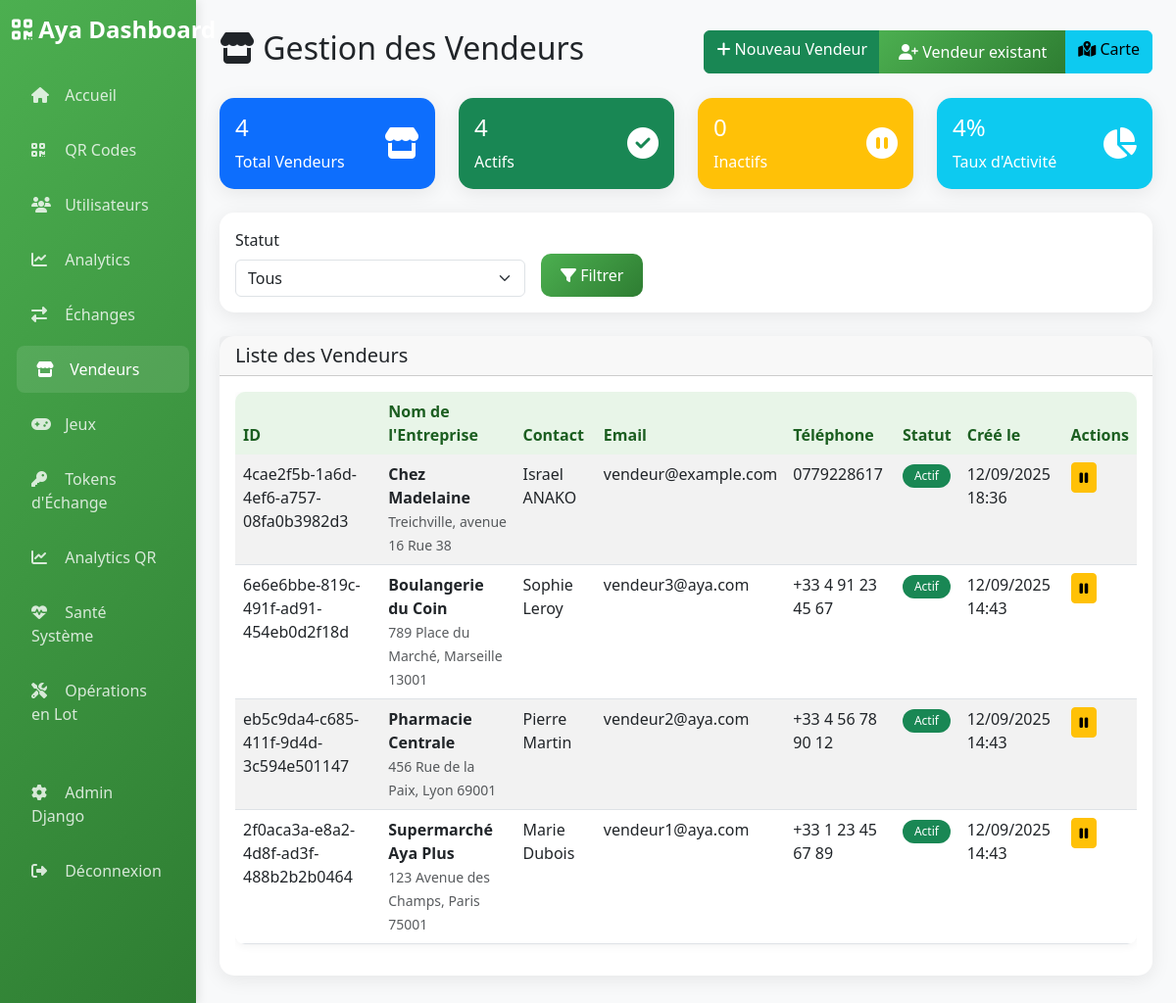
/dashboard/vendors/ (signed in), run on an earlier commit of the app's database.
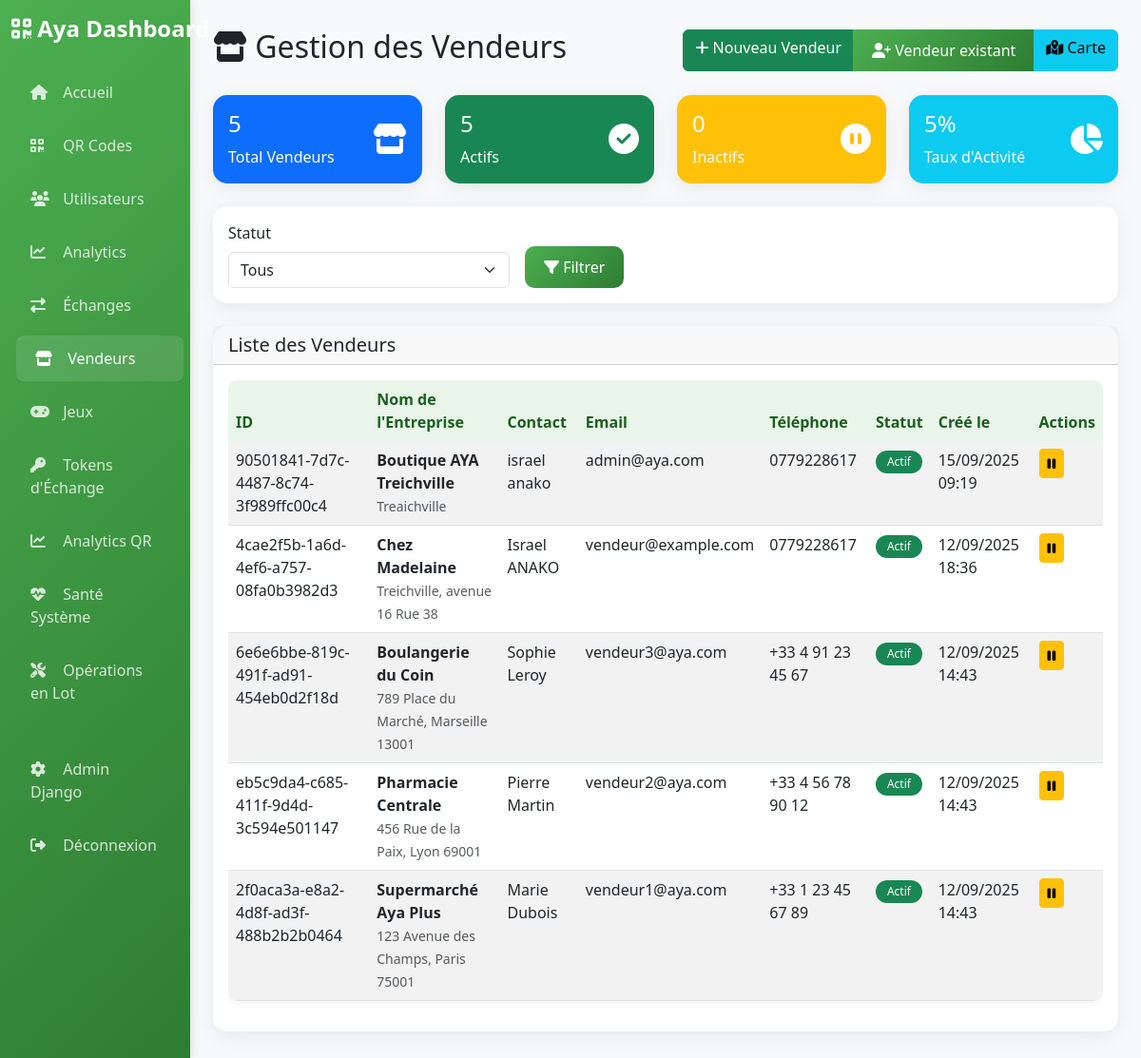
And on a later commit of the database.
### authentication/models.py (models this page shows, shortened)
class Vendor(models.Model):
    STATUS_CHOICES = [
        ('active', 'Actif'),
        ('inactive', 'Inactif'),
        ('suspended', 'Suspendu'),
    ]
    id = models.UUIDField(primary_key=True, default=uuid.uuid4, editable=False)
    user = models.OneToOneField(User, on_delete=models.CASCADE, related_name='vendor_profile')
    vendor_code = models.CharField(max_length=20, unique=True)
    business_name = models.CharField(max_length=200)
    business_address = models.TextField()
    phone_number = models.CharField(max_length=20)
    status = models.CharField(max_length=20, choices=STATUS_CHOICES, default='active')
    latitude = models.DecimalField(max_digits=10, decimal_places=7, null=True, blank=True, help_text="Latitude GPS")
    longitude = models.DecimalField(max_digits=10, decimal_places=7, null=True, blank=True, help_text="Longitude GPS")
    city = models.CharField(max_length=100, blank=True, help_text="Ville")
    region = models.CharField(max_length=100, blank=True, help_text="Région")
    country = models.CharField(max_length=100, default="Côte d'Ivoire", help_text="Pays")
    created_at = models.DateTimeField(auto_now_add=True)
    updated_at = models.DateTimeField(auto_now=True)
    created_by = models.ForeignKey(User, on_delete=models.SET_NULL, null=True, blank=True, related_name='created_vendors')
    class Meta:
        db_table = 'vendors'
        verbose_name = 'Vendor'
        verbose_name_plural = 'Vendors'
        ordering = ['-created_at']
    @property
    def full_name(self):
        return f"{self.user.first_name} {self.user.last_name}".strip() or self.user.email

class User(AbstractUser):
    id = models.UUIDField(primary_key=True, default=uuid.uuid4, editable=False)
    email = models.EmailField(unique=True)
    first_name = models.CharField(max_length=30)
    last_name = models.CharField(max_length=30)
    available_points = models.IntegerField(default=0)
    exchanged_points = models.IntegerField(default=0)
    collected_qr_codes = models.IntegerField(default=0)
    personal_qr_code = models.CharField(max_length=100, unique=True, blank=True)
    created_at = models.DateTimeField(auto_now_add=True)
    last_login_at = models.DateTimeField(null=True, blank=True)
    USERNAME_FIELD = 'email'
    REQUIRED_FIELDS = ['first_name', 'last_name']
    objects = UserManager()
    class Meta:
        db_table = 'auth_user'
        verbose_name = 'User'
        verbose_name_plural = 'Users'

### dashboard/views.py (the view)
# urls.py: path('vendors/', views.vendors_management, name='vendors'),
@login_required
@user_passes_test(is_admin)
def vendors_management(request):
    status_filter = request.GET.get('status', 'all')
    vendors = Vendor.objects.select_related('user').all()
    if status_filter == 'active':
        vendors = vendors.filter(status='active')
    elif status_filter == 'inactive':
        vendors = vendors.filter(status='inactive')
    total_vendors = Vendor.objects.count()
    active_vendors = Vendor.objects.filter(status='active').count()
    inactive_vendors = Vendor.objects.filter(status='inactive').count()
    paginator = Paginator(vendors, 20)
    page_number = request.GET.get('page')
    page_obj = paginator.get_page(page_number)
    context = {
        'page_obj': page_obj,
        'status_filter': status_filter,
        'total_vendors': total_vendors,
        'active_vendors': active_vendors,
        'inactive_vendors': inactive_vendors,
    }
    return render(request, 'dashboard/vendors.html', context)

### dashboard/templates/dashboard/vendors.html (shortened to what this page needs)
{% extends 'dashboard/base.html' %}
{% load static %}
{% block content %}
<div class="d-flex justify-content-between align-items-center mb-4">
    <h2><i class="fas fa-store"></i> Gestion des Vendeurs</h2>
    <div class="btn-group">
        <a href="{% url 'dashboard:create_vendor' %}" class="btn btn-success">
            <i class="fas fa-plus"></i> Nouveau Vendeur
        </a>
        <a href="{% url 'dashboard:create_vendor_from_existing' %}" class="btn btn-primary">
            <i class="fas fa-user-plus"></i> Vendeur existant
        </a>
        <a href="{% url 'dashboard:vendors_map' %}" class="btn btn-info">
            <i class="fas fa-map-marked-alt"></i> Carte
        </a>
    </div>
</div>
<div class="row mb-4">
    <div class="col-md-3">
        <div class="card bg-primary text-white">
            <div class="card-body">
                <div class="d-flex justify-content-between">
                    <div>
                        <h4>{{ total_vendors }}</h4>
                        <p class="mb-0">Total Vendeurs</p>
                    </div>
                    <div class="align-self-center">
                        <i class="fas fa-store fa-2x"></i>
                    </div>
                </div>
            </div>
        </div>
    </div>
    <div class="col-md-3">
        <div class="card bg-success text-white">
            <div class="card-body">
                <div class="d-flex justify-content-between">
                    <div>
                        <h4>{{ active_vendors }}</h4>
                        <p class="mb-0">Actifs</p>
                    </div>
                    <div class="align-self-center">
                        <i class="fas fa-check-circle fa-2x"></i>
                    </div>
                </div>
            </div>
        </div>
    </div>
    <div class="col-md-3">
        <div class="card bg-warning text-white">
            <div class="card-body">
                <div class="d-flex justify-content-between">
                    <div>
                        <h4>{{ inactive_vendors }}</h4>
                        <p class="mb-0">Inactifs</p>
                    </div>
                    <div class="align-self-center">
                        <i class="fas fa-pause-circle fa-2x"></i>
                    </div>
                </div>
            </div>
        </div>
    </div>
    <div class="col-md-3">
        <div class="card bg-info text-white">
            <div class="card-body">
                <div class="d-flex justify-content-between">
                    <div>
                        <h4>{{ active_vendors|floatformat:0 }}{% if total_vendors > 0 %}%{% endif %}</h4>
                        <p class="mb-0">Taux d'Activité</p>
                    </div>
                    <div class="align-self-center">
                        <i class="fas fa-chart-pie fa-2x"></i>
                    </div>
                </div>
            </div>
        </div>
    </div>
</div>
<div class="card mb-4">
    <div class="card-body">
        <form method="GET" class="row g-3">
            <div class="col-md-4">
                <label for="status" class="form-label">Statut</label>
                <select name="status" id="status" class="form-select">
                    <option value="all" {% if status_filter == 'all' %}selected{% endif %}>Tous</option>
                </select>
            </div>
            <div class="col-md-4 d-flex align-items-end">
                <button type="submit" class="btn btn-primary">
                    <i class="fas fa-filter"></i> Filtrer
                </button>
            </div>
        </form>
    </div>
</div>
<div class="card">
    <div class="card-header">
        <h5 class="mb-0">Liste des Vendeurs</h5>
    </div>
    <div class="card-body">
        {% if page_obj %}
        <div class="table-responsive">
            <table class="table table-striped">
                <thead>
                    <tr>
                        <th>ID</th>
                        <th>Nom de l'Entreprise</th>
                        <th>Contact</th>
                        <th>Email</th>
                        <th>Téléphone</th>
                        <th>Statut</th>
                        <th>Créé le</th>
                        <th>Actions</th>
                    </tr>
                </thead>
                <tbody>
                    {% for vendor in page_obj %}
                    <tr>
                        <td>{{ vendor.id }}</td>
                        <td>
                            <strong>{{ vendor.business_name }}</strong>
                            <br>
                            <small class="text-muted">{{ vendor.business_address }}</small>
                        </td>
                        <td>{{ vendor.full_name }}</td>
                        <td>{{ vendor.user.email }}</td>
                        <td>{{ vendor.phone_number }}</td>
                        <td>
                            {% if vendor.status == 'active' %}
                                <span class="badge bg-success">Actif</span>
                            {% else %}
                                <span class="badge bg-warning">Inactif</span>
                            {% endif %}
                        </td>
                        <td>{{ vendor.created_at|date:"d/m/Y H:i" }}</td>
                        <td>
                            <div class="btn-group" role="group">
                                {% if vendor.status == 'active' %}
                                    <form method="POST" action="{% url 'dashboard:update_vendor_status' vendor.id %}" style="display: inline;">
                                        <button type="submit" class="btn btn-warning btn-sm"
                                                onclick="return confirm('Désactiver ce vendeur ?')">
                                            <i class="fas fa-pause"></i>
                                        </button>
                                    </form>
                                {% endif %}
                            </div>
                        </td>
                    </tr>
                    {% endfor %}
                </tbody>
            </table>
        </div>
        {% endif %}
    </div>
</div>
{% endblock %}

### dashboard/templates/dashboard/base.html (shortened to what this page needs)
<!DOCTYPE html>
<html lang="fr">
<head>
    <link href="https://cdn.jsdelivr.net/npm/bootstrap@5.3.0/dist/css/bootstrap.min.css" rel="stylesheet">
    <link href="https://cdnjs.cloudflare.com/ajax/libs/font-awesome/6.4.0/css/all.min.css" rel="stylesheet">
</head>
<body>
    <div class="container-fluid">
        <div class="row">
            <nav class="col-md-3 col-lg-2 d-md-block sidebar">
                <div class="position-sticky pt-3">
                    <div class="text-center mb-4">
                        <h4 class="navbar-brand">
                            <i class="fas fa-qrcode"></i> Aya Dashboard
                        </h4>
                    </div>
                    <ul class="nav flex-column">
                        <li class="nav-item">
                            <a class="nav-link {% if request.resolver_match.url_name == 'home' %}active{% endif %}"
                               href="{% url 'dashboard:home' %}">
                                <i class="fas fa-home"></i> Accueil
                            </a>
                        </li>
                        <li class="nav-item">
                            <a class="nav-link {% if request.resolver_match.url_name == 'qr_codes' %}active{% endif %}"
                               href="{% url 'dashboard:qr_codes' %}">
                                <i class="fas fa-qrcode"></i> QR Codes
                            </a>
                        </li>
                        <li class="nav-item">
                            <a class="nav-link {% if request.resolver_match.url_name == 'users' %}active{% endif %}"
                               href="{% url 'dashboard:users' %}">
                                <i class="fas fa-users"></i> Utilisateurs
                            </a>
                        </li>
                        <li class="nav-item">
                            <a class="nav-link {% if request.resolver_match.url_name == 'analytics' %}active{% endif %}"
                               href="{% url 'dashboard:analytics' %}">
                                <i class="fas fa-chart-line"></i> Analytics
                            </a>
                        </li>
                        <li class="nav-item">
                            <a class="nav-link {% if request.resolver_match.url_name == 'exchanges' %}active{% endif %}"
                               href="{% url 'dashboard:exchanges' %}">
                                <i class="fas fa-exchange-alt"></i> Échanges
                            </a>
                        </li>
                        <li class="nav-item">
                            <a class="nav-link {% if request.resolver_match.url_name == 'vendors' %}active{% endif %}"
                               href="{% url 'dashboard:vendors' %}">
                                <i class="fas fa-store"></i> Vendeurs
                            </a>
                        </li>
                        <li class="nav-item">
                            <a class="nav-link {% if request.resolver_match.url_name == 'games' %}active{% endif %}"
                               href="{% url 'dashboard:games' %}">
                                <i class="fas fa-gamepad"></i> Jeux
                            </a>
                        </li>
                        <li class="nav-item">
                            <a class="nav-link {% if request.resolver_match.url_name == 'exchange_tokens' %}active{% endif %}"
                               href="{% url 'dashboard:exchange_tokens' %}">
                                <i class="fas fa-key"></i> Tokens d'Échange
                            </a>
                        </li>
                        <li class="nav-item">
                            <a class="nav-link {% if request.resolver_match.url_name == 'qr_codes_analytics' %}active{% endif %}"
                               href="{% url 'dashboard:qr_codes_analytics' %}">
                                <i class="fas fa-chart-line"></i> Analytics QR
                            </a>
                        </li>
                        <li class="nav-item">
                            <a class="nav-link {% if request.resolver_match.url_name == 'system_health' %}active{% endif %}"
                               href="{% url 'dashboard:system_health' %}">
                                <i class="fas fa-heartbeat"></i> Santé Système
                            </a>
                        </li>
                        <li class="nav-item">
                            <a class="nav-link {% if request.resolver_match.url_name == 'bulk_operations' %}active{% endif %}"
                               href="{% url 'dashboard:bulk_operations' %}">
                                <i class="fas fa-tools"></i> Opérations en Lot
                            </a>
                        </li>
                        <li class="nav-item mt-4">
                            <a class="nav-link" href="/admin/">
                                <i class="fas fa-cog"></i> Admin Django
                            </a>
                        </li>
                        <li class="nav-item">
                            <a class="nav-link" href="{% url 'admin:logout' %}">
                                <i class="fas fa-sign-out-alt"></i> Déconnexion
                            </a>
                        </li>
                    </ul>
                </div>
            </nav>
            <main class="col-md-9 ms-sm-auto col-lg-10 px-md-4 main-content">
                {% block content %}{% endblock %}
            </main>
        </div>
    </div>
</body>
</html>

What changed in the data, as far as the page shows it:
added Vendor: id "90501841-7d7c-4487-8c74-3f989ffc00c4", business_name "Boutique AYA Treichville", business_address "Treaichville", full_name "israel anako", user.email "admin@aya.com", phone_number "0779228617", status "Actif", created_at "15/09/2025 09:19"
Also different on the page:
{{ total_vendors }}: "4" → "5"
{{ active_vendors }}: "4" → "5"
{{ active_vendors|floatformat:0 }}: "4" → "5"
